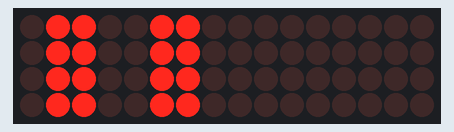
Recording of a sketch running on a simulated Arduino Uno, built with avr-gcc and run on an emulated ATmega328P. Parts: 16×4 LED matrix. Wiring (inferred from the names in the program): LED cube drawn one layer per row (orientation assumed): layers pin 16, pin 17, pin 18, pin 19; columns pin 0, pin 1, pin 2, pin 3, pin 4, pin 5, pin 6, pin 7, pin 8, pin 9, pin 10, pin 11, pin 12, pin 13, pin 14, pin 15.

Above: at 1.09 s.
At 2.8 s:
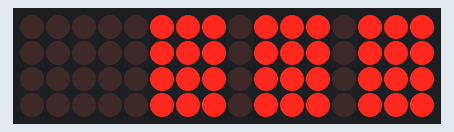
At 10.73 s:
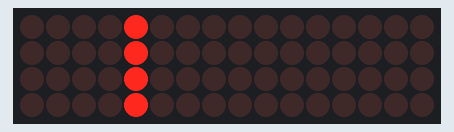
At 14.11 s:
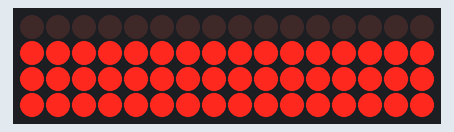
At 28.2 s:
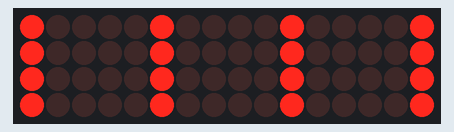
At 32.9 s:
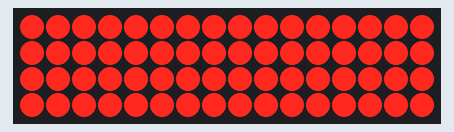

The sketch:

LED_cube_4x4x4.ino
```cpp
#include <avr/pgmspace.h> // allows use of PROGMEM to store patterns in flash

#define CUBESIZE 4
#define PLANESIZE CUBESIZE*CUBESIZE
#define PLANETIME 3333 // time each plane is displayed in us -> 100 Hz refresh
#define TIMECONST 20 // multiplies DisplayTime to get ms - why not =100?

// LED Pattern Table in PROGMEM - last column is display time in 100ms units
// TODO this could be a lot more compact but not with binary pattern representation
//prog_uchar PROGMEM PatternTable[] = {
const unsigned char PROGMEM PatternTable[] = {
// blink on and off

B0001,B0000,B0000,B0000,B0001,B0000,B0000,B0000,B0000,B0000,B0000,B0000,B0000,B0000,B0000,B0000,10,
B0011,B0000,B0000,B0000,B0011,B0000,B0000,B0000,B0000,B0000,B0000,B0000,B0000,B0000,B0000,B0000,10,
B0011,B0010,B0000,B0000,B0011,B0010,B0000,B0000,B0000,B0000,B0000,B0000,B0000,B0000,B0000,B0000,10,
B0011,B0011,B0000,B0000,B0011,B0011,B0000,B0000,B0000,B0000,B0000,B0000,B0000,B0000,B0000,B0000,10,
B0110,B0110,B0000,B0000,B0110,B0110,B0000,B0000,B0000,B0000,B0000,B0000,B0000,B0000,B0000,B0000,10,
B0000,B0000,B0000,B0000,B0110,B0110,B0000,B0000,B0110,B0110,B0000,B0000,B0000,B0000,B0000,B0000,10,
B0000,B0000,B0000,B0000,B0000,B0110,B0110,B0000,B0000,B0110,B0110,B0000,B0000,B0000,B0000,B0000,10,
B0000,B0000,B0000,B0000,B0000,B0000,B0110,B0110,B0000,B0000,B0110,B0110,B0000,B0000,B0000,B0000,10,
B0000,B0000,B0000,B0000,B0000,B0000,B0011,B0011,B0000,B0000,B0011,B0011,B0000,B0000,B0000,B0000,10,
B0000,B0000,B0000,B0000,B0000,B0001,B0011,B0111,B0000,B0001,B0011,B0111,B0000,B0000,B0001,B0011,10,
B0000,B0000,B0000,B0000,B0000,B0011,B0111,B0111,B0000,B0011,B0111,B0111,B0000,B0001,B0011,B0111,10,
B0000,B0000,B0000,B0000,B0000,B0111,B0111,B0111,B0000,B0111,B0111,B0111,B0000,B0011,B0111,B0111,10,
B0000,B0000,B0000,B0000,B0000,B0111,B0111,B0111,B0000,B0111,B0111,B0111,B0000,B0111,B0111,B0111,10,
B0000,B0000,B0000,B0000,B0000,B1110,B1110,B1110,B0000,B1110,B1110,B1110,B0000,B1110,B1110,B1110,10,
B0000,B1110,B1110,B1110,B0000,B1110,B1110,B1110,B0000,B1110,B1110,B1110,B0000,B0000,B0000,B0000,10,
B0000,B1110,B1110,B1110,B0000,B1110,B1110,B1110,B0000,B1100,B1110,B1110,B0000,B0000,B0000,B0000,10,
B0000,B1110,B1110,B1110,B0000,B1100,B1110,B1110,B0000,B1000,B1100,B1110,B0000,B0000,B0000,B0000,10,
B0000,B1100,B1110,B1110,B0000,B1000,B1100,B1110,B0000,B0000,B1000,B1100,B0000,B0000,B0000,B0000,10,
B0000,B1000,B1100,B1110,B0000,B0000,B1000,B1100,B0000,B0000,B0000,B1000,B0000,B0000,B0000,B0000,10,
B0000,B0000,B1000,B1100,B0000,B0000,B0000,B1000,B0000,B0000,B0000,B0000,B0000,B0000,B0000,B0000,10,
B0000,B0000,B0000,B1000,B0000,B0000,B0000,B0000,B0000,B0000,B0000,B0000,B0000,B0000,B0000,B0000,10,
B0000,B0000,B1000,B1000,B0000,B0000,B0000,B0000,B0000,B0000,B0000,B0000,B0000,B0000,B0000,B0000,10,
B0000,B1000,B1000,B1000,B0000,B0000,B0000,B0000,B0000,B0000,B0000,B0000,B0000,B0000,B0000,B0000,10,
B1000,B1000,B1000,B1000,B0000,B0000,B0000,B0000,B0000,B0000,B0000,B0000,B0000,B0000,B0000,B0000,10,
B1100,B1000,B1000,B0000,B0000,B0000,B0000,B0000,B0000,B0000,B0000,B0000,B0000,B0000,B0000,B0000,10,
B1110,B1000,B0000,B0000,B0000,B0000,B0000,B0000,B0000,B0000,B0000,B0000,B0000,B0000,B0000,B0000,10,
B1110,B0000,B0000,B0000,B0010,B0000,B0000,B0000,B0000,B0000,B0000,B0000,B0000,B0000,B0000,B0000,10,
B0110,B0000,B0000,B0000,B0011,B0000,B0000,B0000,B0000,B0000,B0000,B0000,B0000,B0000,B0000,B0000,10,
B0010,B0000,B0000,B0000,B0011,B0001,B0000,B0000,B0000,B0000,B0000,B0000,B0000,B0000,B0000,B0000,10,
B0000,B0000,B0000,B0000,B0011,B0001,B0001,B0000,B0000,B0000,B0000,B0000,B0000,B0000,B0000,B0000,10,
B0000,B0000,B0000,B0000,B0001,B0001,B0001,B0001,B0000,B0000,B0000,B0000,B0000,B0000,B0000,B0000,10,
B0000,B0000,B0000,B0000,B0000,B0001,B0001,B0011,B0000,B0000,B0000,B0000,B0000,B0000,B0000,B0000,10,
B0000,B0000,B0000,B0000,B0000,B0000,B0001,B0111,B0000,B0000,B0000,B0000,B0000,B0000,B0000,B0000,10,
B0000,B0000,B0000,B0000,B0000,B0000,B0000,B1111,B0000,B0000,B0000,B0000,B0000,B0000,B0000,B0000,10,
B0000,B0000,B0000,B0000,B0000,B0000,B0000,B1110,B0000,B0000,B0000,B1000,B0000,B0000,B0000,B0000,10,
B0000,B0000,B0000,B0000,B0000,B0000,B0000,B1100,B0000,B0000,B1000,B1000,B0000,B0000,B0000,B0000,10,
B0000,B0000,B0000,B0000,B0000,B0000,B0000,B1000,B0000,B0000,B1100,B1000,B0000,B0000,B0000,B0000,10,
B0000,B0000,B0000,B0000,B0000,B0000,B0000,B0000,B0000,B0000,B1110,B1000,B0000,B0000,B0000,B0000,10,
B0000,B0000,B0000,B0000,B0000,B0000,B0000,B0000,B0000,B0000,B1111,B0000,B0000,B0000,B0000,B0000,10,
B0000,B0000,B0000,B0000,B0000,B0000,B0000,B0000,B0000,B0001,B0111,B0000,B0000,B0000,B0000,B0000,10,
B0000,B0000,B0000,B0000,B0000,B0000,B0000,B0000,B0001,B0001,B0011,B0000,B0000,B0000,B0000,B0000,10,
B0000,B0000,B0000,B0000,B0000,B0000,B0000,B0000,B0001,B0001,B0001,B0000,B0001,B0000,B0000,B0000,10,
B0000,B0000,B0000,B0000,B0000,B0000,B0000,B0000,B0001,B0001,B0000,B0000,B0011,B0000,B0000,B0000,10,
B0000,B0000,B0000,B0000,B0000,B0000,B0000,B0000,B0001,B0000,B0000,B0000,B0111,B0000,B0000,B0000,10,
B0000,B0000,B0000,B0000,B0000,B0000,B0000,B0000,B0000,B0000,B0000,B0000,B1111,B0000,B0000,B0000,10,
B0000,B0000,B0000,B0000,B0000,B0000,B0000,B0000,B0000,B0000,B0000,B0000,B1110,B1000,B0000,B0000,10,
B0000,B0000,B0000,B0000,B0000,B0000,B0000,B0000,B0000,B0000,B0000,B0000,B1100,B1100,B0000,B0000,10,
B0000,B0000,B0000,B0000,B0000,B0000,B0000,B0000,B0000,B0000,B0000,B0000,B1000,B1110,B0000,B0000,10,
B0000,B0000,B0000,B0000,B0000,B0000,B0000,B0000,B0000,B0000,B0000,B0000,B0000,B1111,B0000,B0000,10,
B0000,B0000,B0000,B0000,B0000,B0000,B0000,B0000,B0000,B0001,B0000,B0000,B0000,B0111,B0000,B0000,10,
B0000,B0000,B0000,B0000,B0000,B0001,B0000,B0000,B0000,B0001,B0000,B0000,B0000,B0011,B0000,B0000,10,
B0000,B0001,B0000,B0000,B0000,B0001,B0000,B0000,B0000,B0001,B0000,B0000,B0000,B0001,B0000,B0000,10,
B0001,B0001,B0000,B0000,B0000,B0001,B0000,B0000,B0000,B0001,B0000,B0000,B0000,B0000,B0000,B0000,10,
B0011,B0001,B0000,B0000,B0000,B0001,B0000,B0000,B0000,B0000,B0000,B0000,B0000,B0000,B0000,B0000,10,
B0111,B0001,B0000,B0000,B0000,B0000,B0000,B0000,B0000,B0000,B0000,B0000,B0000,B0000,B0000,B0000,10,
B1111,B0000,B0000,B0000,B0000,B0000,B0000,B0000,B0000,B0000,B0000,B0000,B0000,B0000,B0000,B0000,10,
B1111,B1000,B0000,B0000,B0000,B0000,B0000,B0000,B0000,B0000,B0000,B0000,B0000,B0000,B0000,B0000,10,
B1111,B1100,B0000,B0000,B0000,B0000,B0000,B0000,B0000,B0000,B0000,B0000,B0000,B0000,B0000,B0000,10,
B1111,B1110,B0000,B0000,B0000,B0000,B0000,B0000,B0000,B0000,B0000,B0000,B0000,B0000,B0000,B0000,10,
B1111,B1111,B0000,B0000,B0000,B0000,B0000,B0000,B0000,B0000,B0000,B0000,B0000,B0000,B0000,B0000,10,
B1111,B1111,B0001,B0000,B0000,B0000,B0000,B0000,B0000,B0000,B0000,B0000,B0000,B0000,B0000,B0000,10,
B1111,B1111,B0011,B0000,B0000,B0000,B0000,B0000,B0000,B0000,B0000,B0000,B0000,B0000,B0000,B0000,10,
B1111,B1111,B0111,B0000,B0000,B0000,B0000,B0000,B0000,B0000,B0000,B0000,B0000,B0000,B0000,B0000,10,
B1111,B1111,B1111,B0000,B0000,B0000,B0000,B0000,B0000,B0000,B0000,B0000,B0000,B0000,B0000,B0000,10,
B1111,B1111,B1111,B1000,B0000,B0000,B0000,B0000,B0000,B0000,B0000,B0000,B0000,B0000,B0000,B0000,10,
B1111,B1111,B1111,B1100,B0000,B0000,B0000,B0000,B0000,B0000,B0000,B0000,B0000,B0000,B0000,B0000,10,
B1111,B1111,B1111,B1110,B0000,B0000,B0000,B0000,B0000,B0000,B0000,B0000,B0000,B0000,B0000,B0000,10,
B1111,B1111,B1111,B1111,B0000,B0000,B0000,B0000,B0000,B0000,B0000,B0000,B0000,B0000,B0000,B0000,10,
B1111,B1111,B1111,B1111,B0000,B0000,B0000,B0000,B0000,B0000,B0000,B0000,B0000,B0000,B0000,B0000,10,
B0111,B0111,B0111,B0111,B1000,B1000,B1000,B1000,B0000,B0000,B0000,B0000,B0000,B0000,B0000,B0000,10,
B0011,B0011,B0011,B0011,B0100,B0100,B0100,B0100,B1000,B1000,B1000,B1000,B0000,B0000,B0000,B0000,10,
B0001,B0001,B0001,B0001,B0010,B0010,B0010,B0010,B0100,B0100,B0100,B0100,B1000,B1000,B1000,B1000,10,
B0001,B0001,B0001,B0001,B0001,B0001,B0001,B0001,B0010,B0010,B0010,B0010,B0100,B0100,B0100,B0100,10,
B0001,B0001,B0001,B0001,B0001,B0001,B0001,B0001,B0001,B0001,B0001,B0001,B0010,B0010,B0010,B0010,10,
B0001,B0001,B0001,B0001,B0001,B0001,B0001,B0001,B0001,B0001,B0001,B0001,B0001,B0001,B0001,B0001,10,
B0010,B0001,B0001,B0001,B0010,B0001,B0001,B0001,B0010,B0001,B0001,B0001,B0010,B0001,B0001,B0001,10,
B0100,B0010,B0001,B0001,B0100,B0010,B0001,B0001,B0100,B0010,B0001,B0001,B0100,B0010,B0001,B0001,10,
B1000,B0100,B0010,B0001,B1000,B0100,B0010,B0001,B1000,B0100,B0010,B0001,B1000,B0100,B0010,B0001,10,
B0000,B1100,B0011,B0000,B0000,B1100,B0011,B0000,B0000,B1100,B0011,B0000,B0000,B1100,B0011,B0000,10,
B0000,B0011,B1100,B0000,B0000,B0011,B1100,B0000,B0000,B0011,B1100,B0000,B0000,B0011,B1100,B0000,10,
B0001,B0010,B0100,B1000,B0001,B0010,B0100,B1000,B0001,B0010,B0100,B1000,B0001,B0010,B0100,B1000,10,
B0010,B0010,B0100,B0100,B0010,B0010,B0100,B0100,B0010,B0010,B0100,B0100,B0010,B0010,B0100,B0100,10,
B0100,B0100,B0010,B0010,B0100,B0100,B0010,B0010,B0100,B0100,B0010,B0010,B0100,B0100,B0010,B0010,10,
B1000,B0100,B0010,B0001,B1000,B0100,B0010,B0001,B1000,B0100,B0010,B0001,B1000,B0100,B0010,B0001,10,
B0000,B1100,B0011,B0000,B0000,B1100,B0011,B0000,B0000,B1100,B0011,B0000,B0000,B1100,B0011,B0000,10,
B0000,B0011,B1100,B0000,B0000,B0011,B1100,B0000,B0000,B0011,B1100,B0000,B0000,B0011,B1100,B0000,10,
B0001,B0010,B0100,B1000,B0001,B0010,B0100,B1000,B0001,B0010,B0100,B1000,B0001,B0010,B0100,B1000,10,
B1000,B0100,B0010,B0001,B1000,B0100,B0010,B0001,B1000,B0100,B0010,B0001,B1000,B0100,B0010,B0001,10,
B0000,B1100,B0011,B0000,B0000,B1100,B0011,B0000,B0000,B1100,B0011,B0000,B0000,B1100,B0011,B0000,10,
B0000,B0011,B1100,B0000,B0000,B0011,B1100,B0000,B0000,B0011,B1100,B0000,B0000,B0011,B1100,B0000,10,
B0001,B0010,B0100,B1000,B0001,B0010,B0100,B1000,B0001,B0010,B0100,B1000,B0001,B0010,B0100,B1000,10,
B0010,B0010,B0100,B0100,B0010,B0010,B0100,B0100,B0010,B0010,B0100,B0100,B0010,B0010,B0100,B0100,10,
B0100,B0100,B0010,B0010,B0100,B0100,B0010,B0010,B0100,B0100,B0010,B0010,B0100,B0100,B0010,B0010,10,
B1000,B0100,B0010,B0001,B1000,B0100,B0010,B0001,B1000,B0100,B0010,B0001,B1000,B0100,B0010,B0001,10,
B0000,B1100,B0011,B0000,B0000,B1100,B0011,B0000,B0000,B1100,B0011,B0000,B0000,B1100,B0011,B0000,10,
B0000,B0011,B1100,B0000,B0000,B0011,B1100,B0000,B0000,B0011,B1100,B0000,B0000,B0011,B1100,B0000,10,
B0001,B0010,B0100,B1000,B0001,B0010,B0100,B1000,B0001,B0010,B0100,B1000,B0001,B0010,B0100,B1000,10,
B1000,B0100,B0010,B0001,B1000,B0100,B0010,B0001,B1000,B0100,B0010,B0001,B1000,B0100,B0010,B0001,10,
B0000,B1100,B0011,B0000,B0000,B1100,B0011,B0000,B0000,B1100,B0011,B0000,B0000,B1100,B0011,B0000,10,
B0000,B0011,B1100,B0000,B0000,B0011,B1100,B0000,B0000,B0011,B1100,B0000,B0000,B0011,B1100,B0000,10,
B0001,B0010,B0100,B1000,B0001,B0010,B0100,B1000,B0001,B0010,B0100,B1000,B0001,B0010,B0100,B1000,10,
B0010,B0010,B0100,B0100,B0010,B0010,B0100,B0100,B0010,B0010,B0100,B0100,B0010,B0010,B0100,B0100,10,
B0100,B0100,B0010,B0010,B0100,B0100,B0010,B0010,B0100,B0100,B0010,B0010,B0100,B0100,B0010,B0010,10,
B1000,B0100,B0010,B0001,B1000,B0100,B0010,B0001,B1000,B0100,B0010,B0001,B1000,B0100,B0010,B0001,10,
B0000,B1100,B0011,B0000,B0000,B1100,B0011,B0000,B0000,B1100,B0011,B0000,B0000,B1100,B0011,B0000,10,
B0000,B0011,B1100,B0000,B0000,B0011,B1100,B0000,B0000,B0011,B1100,B0000,B0000,B0011,B1100,B0000,10,
B0001,B0010,B0100,B1000,B0001,B0010,B0100,B1000,B0001,B0010,B0100,B1000,B0001,B0010,B0100,B1000,10,
B1000,B0100,B0010,B0001,B1000,B0100,B0010,B0001,B1000,B0100,B0010,B0001,B1000,B0100,B0010,B0001,10,
B0000,B1100,B0011,B0000,B0000,B1100,B0011,B0000,B0000,B1100,B0011,B0000,B0000,B1100,B0011,B0000,10,
B0000,B0011,B1100,B0000,B0000,B0011,B1100,B0000,B0000,B0011,B1100,B0000,B0000,B0011,B1100,B0000,10,
B0001,B0010,B0100,B1000,B0001,B0010,B0100,B1000,B0001,B0010,B0100,B1000,B0001,B0010,B0100,B1000,10,
B0010,B0010,B0100,B0100,B0010,B0010,B0100,B0100,B0010,B0010,B0100,B0100,B0010,B0010,B0100,B0100,10,
B0100,B0100,B0010,B0010,B0100,B0100,B0010,B0010,B0100,B0100,B0010,B0010,B0100,B0100,B0010,B0010,10,
B1000,B0100,B0010,B0001,B1000,B0100,B0010,B0001,B1000,B0100,B0010,B0001,B1000,B0100,B0010,B0001,10,
B0000,B1100,B0011,B0000,B0000,B1100,B0011,B0000,B0000,B1100,B0011,B0000,B0000,B1100,B0011,B0000,10,
B0000,B0011,B1100,B0000,B0000,B0011,B1100,B0000,B0000,B0011,B1100,B0000,B0000,B0011,B1100,B0000,10,
B0001,B0010,B0100,B1000,B0001,B0010,B0100,B1000,B0001,B0010,B0100,B1000,B0001,B0010,B0100,B1000,10,
B1000,B0100,B0010,B0001,B1000,B0100,B0010,B0001,B1000,B0100,B0010,B0001,B1000,B0100,B0010,B0001,10,
B0000,B1100,B0011,B0000,B0000,B1100,B0011,B0000,B0000,B1100,B0011,B0000,B0000,B1100,B0011,B0000,10,
B0000,B0011,B1100,B0000,B0000,B0011,B1100,B0000,B0000,B0011,B1100,B0000,B0000,B0011,B1100,B0000,10,
B0001,B0010,B0100,B1000,B0001,B0010,B0100,B1000,B0001,B0010,B0100,B1000,B0001,B0010,B0100,B1000,10,
B0010,B0010,B0100,B0100,B0010,B0010,B0100,B0100,B0010,B0010,B0100,B0100,B0010,B0010,B0100,B0100,10,
B0100,B0100,B0010,B0010,B0100,B0100,B0010,B0010,B0100,B0100,B0010,B0010,B0100,B0100,B0010,B0010,10,
B1000,B0100,B0010,B0001,B1000,B0100,B0010,B0001,B1000,B0100,B0010,B0001,B1000,B0100,B0010,B0001,10,
B0000,B1100,B0011,B0000,B0000,B1100,B0011,B0000,B0000,B1100,B0011,B0000,B0000,B1100,B0011,B0000,10,
B0000,B0011,B1100,B0000,B0000,B0011,B1100,B0000,B0000,B0011,B1100,B0000,B0000,B0011,B1100,B0000,10,
B0001,B0010,B0100,B1000,B0001,B0010,B0100,B1000,B0001,B0010,B0100,B1000,B0001,B0010,B0100,B1000,10,
B1000,B0100,B0010,B0001,B1000,B0100,B0010,B0001,B1000,B0100,B0010,B0001,B1000,B0100,B0010,B0001,10,
B0000,B1100,B0011,B0000,B0000,B1100,B0011,B0000,B0000,B1100,B0011,B0000,B0000,B1100,B0011,B0000,10,
B0000,B0011,B1100,B0000,B0000,B0011,B1100,B0000,B0000,B0011,B1100,B0000,B0000,B0011,B1100,B0000,10,
B0001,B0010,B0100,B1000,B0001,B0010,B0100,B1000,B0001,B0010,B0100,B1000,B0001,B0010,B0100,B1000,10,
B0010,B0010,B0100,B0100,B0010,B0010,B0100,B0100,B0010,B0010,B0100,B0100,B0010,B0010,B0100,B0100,10,
B0100,B0100,B0010,B0010,B0100,B0100,B0010,B0010,B0100,B0100,B0010,B0010,B0100,B0100,B0010,B0010,10,
B1000,B0100,B0010,B0001,B1000,B0100,B0010,B0001,B1000,B0100,B0010,B0001,B1000,B0100,B0010,B0001,10,
B0000,B1100,B0011,B0000,B0000,B1100,B0011,B0000,B0000,B1100,B0011,B0000,B0000,B1100,B0011,B0000,10,
B0000,B0011,B1100,B0000,B0000,B0011,B1100,B0000,B0000,B0011,B1100,B0000,B0000,B0011,B1100,B0000,10,
B0001,B0010,B0100,B1000,B0001,B0010,B0100,B1000,B0001,B0010,B0100,B1000,B0001,B0010,B0100,B1000,10,
B0000,B0010,B0100,B0000,B0001,B0010,B0100,B1000,B0001,B0010,B0100,B1000,B0001,B0010,B0100,B1000,10,
B0000,B0000,B0000,B0000,B0000,B0010,B0100,B0000,B0001,B0010,B0100,B1000,B0001,B0010,B0100,B1000,10,
B0000,B0000,B0000,B0000,B0000,B0000,B0000,B0000,B0000,B0010,B0100,B0000,B0001,B0010,B0100,B1000,10,
B0000,B0000,B0000,B0000,B0000,B0000,B0000,B0000,B0000,B0000,B0000,B0000,B0000,B0010,B0100,B0000,10,
B0000,B0000,B0000,B0000,B0000,B0000,B0000,B0000,B0000,B0000,B0000,B0000,B0000,B0000,B0000,B0000,10,
B0000,B0000,B0000,B0000,B0000,B0000,B0000,B0000,B0000,B0000,B0000,B0000,B0000,B0000,B0000,B1000,10,
B0000,B0000,B0000,B0000,B0000,B0000,B0000,B0000,B0000,B0000,B0000,B1000,B0000,B0010,B0000,B1000,10,
B0000,B0000,B0000,B0000,B0000,B0000,B0000,B1000,B0000,B0010,B0000,B1000,B0000,B0010,B1000,B0000,10,
B0000,B0000,B0000,B1000,B0000,B0010,B0000,B1000,B0000,B0010,B1000,B0000,B0000,B0000,B1000,B0000,10,
B0000,B0010,B0000,B1000,B0000,B0010,B1000,B0000,B0000,B0000,B1000,B0000,B0000,B0000,B0000,B0000,10,
B0000,B0010,B1000,B0000,B0000,B0000,B1000,B0000,B0000,B0000,B0000,B0000,B0000,B0000,B0000,B0000,10,
B0000,B0000,B1000,B0000,B0000,B0000,B0000,B0000,B0000,B0000,B0000,B0000,B0000,B0000,B0000,B0000,10,
B0000,B0000,B0000,B0000,B0000,B0000,B0000,B0000,B0000,B0000,B0000,B0000,B0000,B0000,B0000,B0000,10,
B0000,B0100,B0010,B0000,B0000,B0000,B0000,B0000,B0000,B0000,B0000,B0000,B0000,B0000,B0000,B0000,10,
B0000,B0110,B0110,B0000,B0000,B0100,B0010,B0000,B0000,B0000,B0000,B0000,B0000,B0000,B0000,B0000,10,
B1001,B0110,B0110,B1001,B0000,B0110,B0110,B0000,B0000,B0100,B0010,B0000,B0000,B0000,B0000,B0000,10,
B1101,B0111,B1110,B1011,B1001,B0110,B0110,B1001,B0000,B0110,B0110,B0000,B0000,B0100,B0010,B0000,10,
B1111,B1111,B1111,B1111,B1101,B0111,B1110,B1011,B1001,B0110,B0110,B1001,B0000,B0110,B0110,B0000,10,
B1111,B1111,B1111,B1111,B1111,B1111,B1111,B1111,B1101,B0111,B1110,B1011,B1001,B0110,B0110,B1001,10,
B1111,B1111,B1111,B1111,B1111,B1111,B1111,B1111,B1111,B1111,B1111,B1111,B1101,B0111,B1110,B1011,10,
B1111,B1111,B1111,B1111,B1111,B1111,B1111,B1111,B1111,B1111,B1111,B1111,B1111,B1111,B1111,B1111,10,
B0000,B0000,B0000,B0000,B0000,B0000,B0000,B0000,B0000,B0000,B0000,B0000,B0000,B0000,B0000,B0000,10,
B1111,B1111,B1111,B1111,B1111,B1111,B1111,B1111,B1111,B1111,B1111,B1111,B1111,B1111,B1111,B1111,10,
B1111,B1111,B1111,B1111,B1111,B1111,B1111,B1111,B1111,B1111,B1111,B1111,B0000,B0000,B0000,B0000,10,
B1111,B1111,B1111,B1111,B1111,B1111,B1111,B1111,B0000,B0000,B0000,B0000,B0000,B0000,B0000,B0000,10,
B1111,B1111,B1111,B1111,B0000,B0000,B0000,B0000,B0000,B0000,B0000,B0000,B0000,B0000,B0000,B0000,10,
B0000,B0000,B0000,B0000,B0000,B0000,B0000,B0000,B0000,B0000,B0000,B0000,B0000,B0000,B0000,B0000,10,


// this is a dummy element for end of table (duration=0) aka !!!DO NOT TOUCH!!!
B0000, B0000, B0000, B0000, B0000, B0000, B0000, B0000, B0000, B0000, B0000, B0000, B0000, B0000, B0000, B0000, 0
};

/*
** Defining pins in array makes it easier to rearrange how cube is wired
** Adjust numbers here until LEDs flash in order - L to R, T to B
** Note that analog inputs 0-5 are also digital outputs 14-19!
** Pin DigitalOut0 (serial RX) and AnalogIn5 are left open for future apps
*/

int LEDPin[] = {0, 1, 2, 3, 4, 5, 6, 7, 8, 9, 10, 11, 12, 13, 14, 15};
int PlanePin[] = {16, 17, 18, 19};

// initialization
void setup()
{
int pin; // loop counter
// set up LED pins as output (active HIGH)
for (pin=0; pin<PLANESIZE; pin++) {
pinMode( LEDPin[pin], OUTPUT );
}
// set up plane pins as outputs (active LOW)
for (pin=0; pin<CUBESIZE; pin++) {
pinMode( PlanePin[pin], OUTPUT );
}
}

// display pattern in table until DisplayTime is zero (then repeat)
void loop()
{
// declare variables
byte PatternBuf[PLANESIZE]; // saves current pattern from PatternTable
int PatternIdx;
byte DisplayTime; // time*100ms to display pattern
unsigned long EndTime;
int plane; // loop counter for cube refresh
int patbufidx; // indexes which byte from pattern buffer
int ledrow; // counts LEDs in refresh loop
int ledcol; // counts LEDs in refresh loop
int ledpin; // counts LEDs in refresh loop

// Initialize PatternIdx to beginning of pattern table
PatternIdx = 0;
// loop over entries in pattern table - while DisplayTime>0
do {
// read pattern from PROGMEM and save in array
memcpy_P( PatternBuf, PatternTable+PatternIdx, PLANESIZE );
PatternIdx += PLANESIZE;
// read DisplayTime from PROGMEM and increment index
DisplayTime = pgm_read_byte_near( PatternTable + PatternIdx++ );
// compute EndTime from current time (ms) and DisplayTime
EndTime = millis() + ((unsigned long) DisplayTime) * TIMECONST;

// loop while DisplayTime>0 and current time < EndTime
while ( millis() < EndTime ) {
patbufidx = 0; // reset index counter to beginning of buffer
// loop over planes
for (plane=0; plane<CUBESIZE; plane++) {
// turn previous plane off
if (plane==0) {
digitalWrite( PlanePin[CUBESIZE-1], HIGH );
} else {
digitalWrite( PlanePin[plane-1], HIGH );
}

// load current plane pattern data into ports
ledpin = 0;
for (ledrow=0; ledrow<CUBESIZE; ledrow++) {
for (ledcol=0; ledcol<CUBESIZE; ledcol++) {
digitalWrite( LEDPin[ledpin++], PatternBuf[patbufidx] & (1 << ledcol) );
}
patbufidx++;
}

// turn current plane on
digitalWrite( PlanePin[plane], LOW );
// delay PLANETIME us
delayMicroseconds( PLANETIME );
} // for plane
} // while <EndTime
} while (DisplayTime > 0); // read patterns until time=0 which signals end
}
```

Measured:
- what the display in image 0 shows lasts 0.4 s, from 0.9 s to 1.3 s
- what the display in image 1 shows lasts 0.6 s, from 2.7 s to 3.3 s
